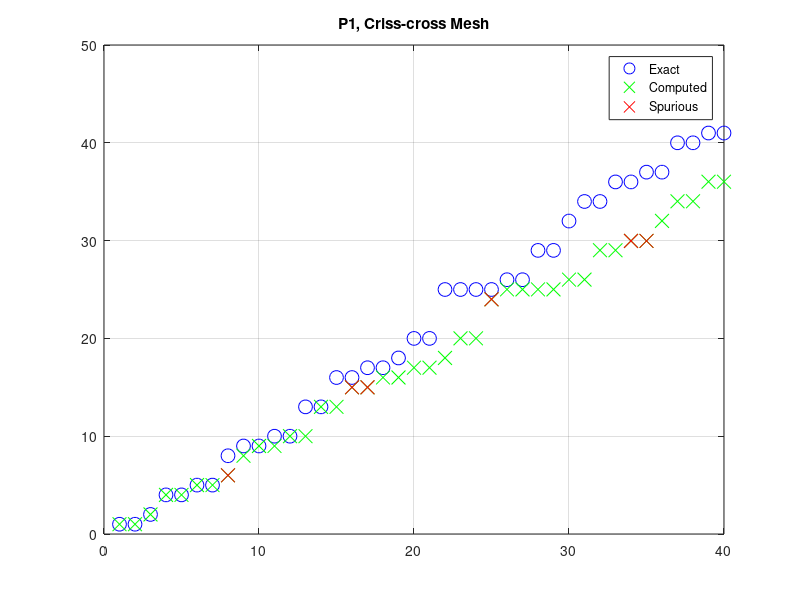

Reproduce this figure in MATLAB.
N = 40;
x = [1:N];
% Generating the first 40 non-null exact eigenvalues
n2 = [0:7].^2;
m2 = [0:7].^2;
C=reshape((n2+m2.')',[],1)';
omega2 = sort(C);
omega2 = omega2(2:N+1);
% Loading eigenvalues computed with FeNiCs
eig_P1 = [1.000017, 1.000017, 2.000067, 4.000268, 4.000268, 5.000418, 5.000418, 5.999699, 8.001071, 9.001355, 9.001355, 10.001673, 10.001673, 13.002828, 13.002828, 14.995409, 14.995409, 16.004283, 16.004283, 17.004835, 17.004835, 18.005421, 20.006693, 20.006693, 23.995181, 25.010456, 25.010456, 25.010458, 25.010458, 26.011310, 26.011310, 29.014071, 29.014071, 29.973232, 29.973232, 32.017134, 34.019342, 34.019342, 36.021681, 36.021681];
% Vector of spurious eigenvalues and their positions
spurious_y = [6,15,15,24,29.97,29.97];
spurious_x = [8,16,17,25,34,35];
% Generating the figure
figure
plot(x,omega2,'bo','MarkerSize',10)
hold on
grid on
plot(x,eig_P1,'xg','MarkerSize',10)
plot(spurious_x,spurious_y,'xr','MarkerSize',10)
legend('Exact','Computed','Spurious')
title('P1, Criss-cross Mesh')